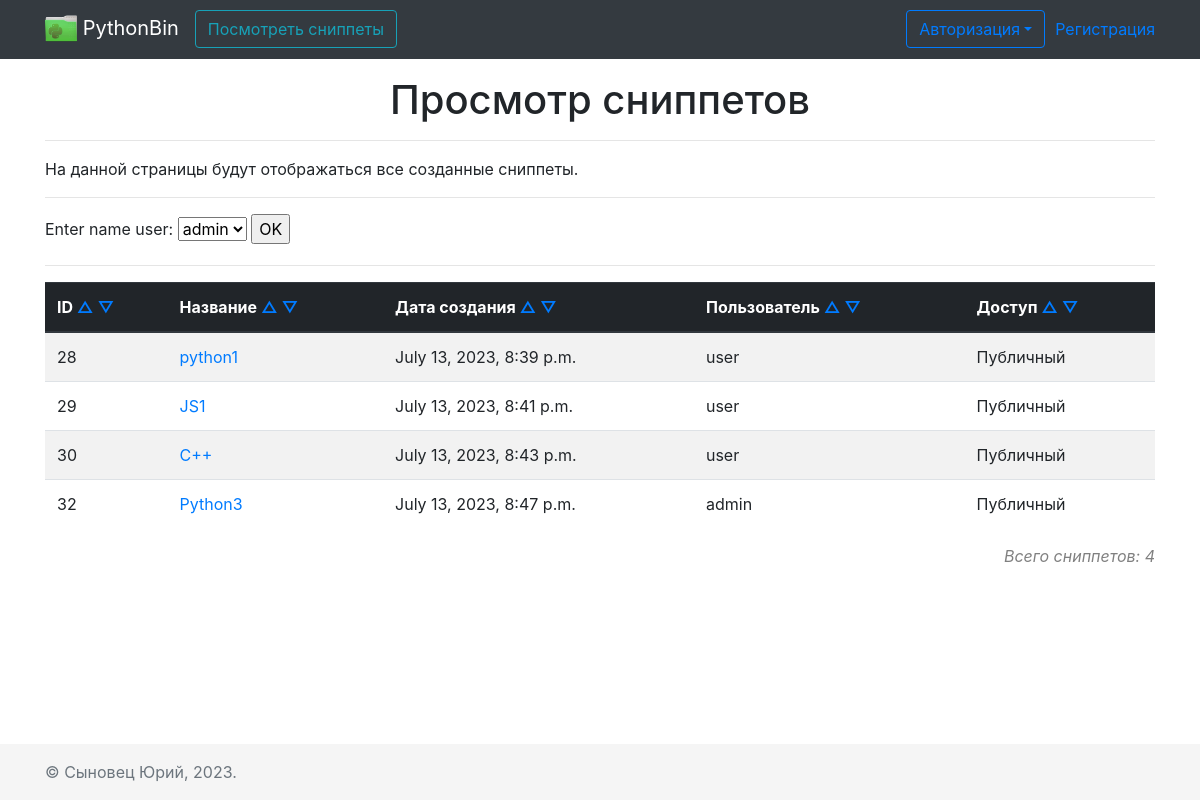
/snippets/list, run on an earlier commit of the app's database.
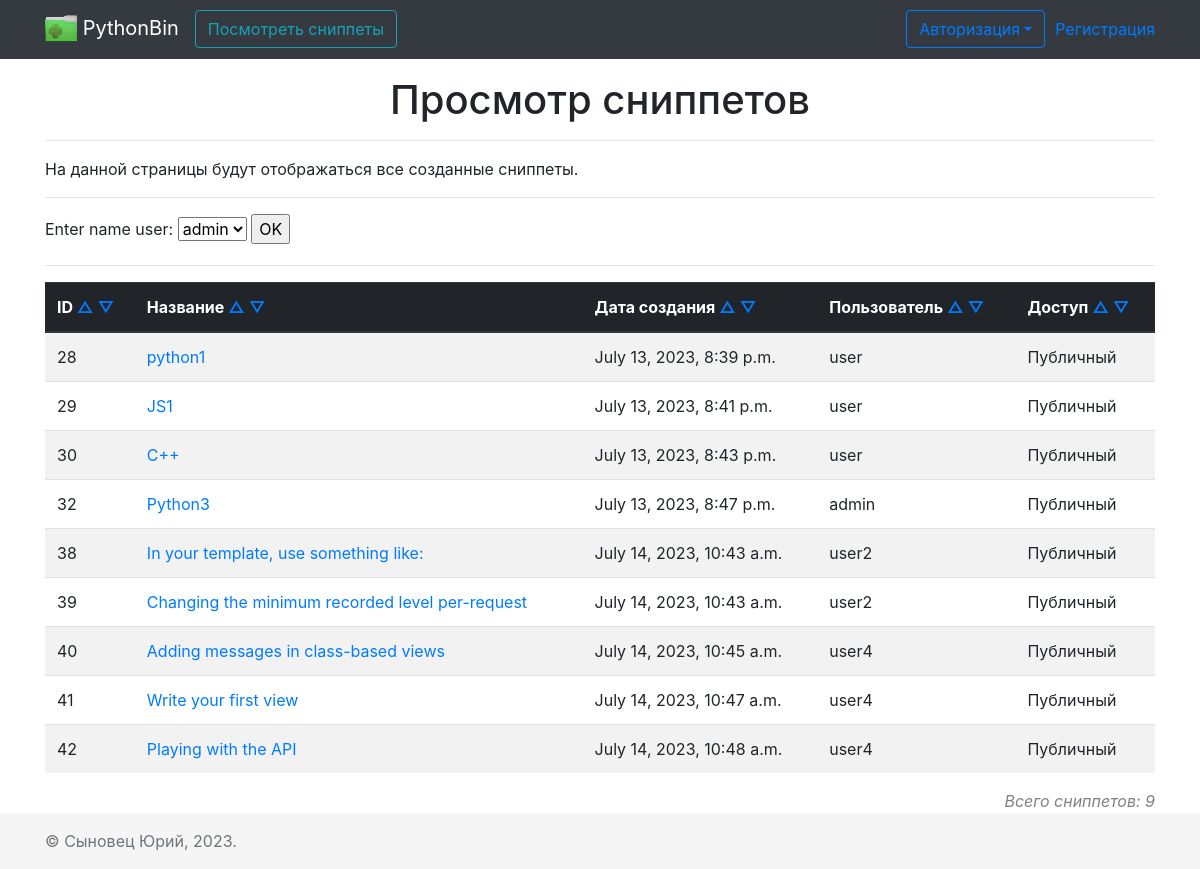
And on a later commit of the database.
### MainApp/models.py (models this page shows, shortened)
class Snippet(models.Model):
    name = models.CharField(max_length=100)
    lang = models.CharField(max_length=30, choices=LTNGS)
    code = models.TextField(max_length=5000)
    creation_date = models.DateTimeField(auto_now=True)
    user = models.ForeignKey(to=User, on_delete=models.CASCADE, blank=True, null=True)
    public = models.BooleanField(default=True)

### MainApp/views.py (the view)
# urls.py: path('snippets/list', views.snippets_page, name='snippets-list'),
def snippets_page(request):
    data = Snippet.objects.filter(public=True)
    users = User.objects.all()
    if request.user.is_authenticated:
        data = data | Snippet.objects.filter(user=request.user, public=False)
    context = {'pagename': 'Просмотр сниппетов',
               'snippets': data,
               'users': users}
    return render(request, 'pages/view_snippets.html', context)

### templates/pages/view_snippets.html (shortened to what this page needs)
{% extends "base.html" %}
{% load static %}
{% block content %}
<div class="container">
    <div class="row">
        <div class="col text-center">
            <h1>{{ pagename }}</h1>
            <hr>
        </div>
    </div>
    <div class="row">
        <div class="col">
            <p>На данной страницы будут отображаться все созданные сниппеты.</p>
            <hr>
        </div>
    </div>
    <div class="row">
        <div class="col">
            <form action="{% url 'snippet-user-sort' %}" method="post">
                <label for="team_name">Enter name user: </label>
                <select id="team_name" name="sort_user">
                    {% for user in users %}
                        <option value="{{ user }}">{{ user }}</option>
                    {% endfor %}
                </select>
              <input type="submit" value="OK" />
            </form>
            <hr>
        </div>
    </div>
    <div class="row">
        <div class="col">
            <table class="table table-striped">
                <thead class="thead-dark">
                <tr>
                    <th scope="col">ID
                        <a href="/listsort?sort=id&abc=1">△</a>
                        <a href="/listsort?sort=id&abc=0">▽</a>
                    </th>
                    <th scope="col">Название
                        <a href="/listsort?sort=name&abc=1">△</a>
                        <a href="/listsort?sort=name&abc=0">▽</a>
                    </th>
                    <th scope="col">Дата создания
                        <a href="/listsort?sort=creation_date&abc=1">△</a>
                        <a href="/listsort?sort=creation_date&abc=0">▽</a>
                    </th>
                    <th scope="col">Пользователь
                        <a href="/listsort?sort=user&abc=1">△</a>
                        <a href="/listsort?sort=user&abc=0">▽</a>
                    </th>
                    <th scope="col">Доступ
                        <a href="/listsort?sort=public&abc=1">△</a>
                        <a href="/listsort?sort=public&abc=0">▽</a>
                    </th>
                </tr>
                </thead>
                <tbody>
                {% for snippet in snippets %}
                <tr>
                    <td scope="row">{{ snippet.id }}</td>
                    <td>
                        <a href="{% url 'snippet-detail' id=snippet.id %}">{{ snippet.name }}</a>
                    </td>
                    <td>{{ snippet.creation_date }}</td>
                    <td>{{ snippet.user }}</td>
                    {% if snippet.public %}
                        <td>Публичный</td>
                    {% else %}
                        <td>Привытный</td>
                    {% endif %}
                </tr>
                {% endfor %}
                </tbody>
            </table>
            <div align="right">
                <i style="color: gray;">Всего сниппетов: {{ snippets.count }}</i>
            </div>
        </div>
    </div>
</div>
{% endblock %}

### templates/base.html (shortened to what this page needs)
<!doctype html>
{% load static %}
<html lang="ru" class="h-100">
<head>
    {% block style %}
        <link rel="stylesheet" href="{% static 'css/bootstrap.min.css' %}">
        <link rel="stylesheet" href="https://cdnjs.cloudflare.com/ajax/libs/font-awesome/6.2.0/css/all.min.css">
    {% endblock %}
</head>
<body class="d-flex flex-column h-100">
{% include 'inc/inc-header.html' %}
<main role="main" class="mt-3 flex-shrink-0">
    {% block content %}
    {% endblock %}
</main>
{% include 'inc/inc-footer.html' %}
</body>
</html>

### templates/inc/inc-header.html (shortened to what this page needs)
{% load static %}
<header>
    <nav class="navbar navbar-expand-md navbar-dark fixed-top bg-dark">
        <div class="container">
            <a class="navbar-brand" href="{% url 'home' %}">
                <img src="{% static 'images/logo.png' %}" width="32" height="32" alt="">
                PythonBin
            </a>
            <div class="collapse navbar-collapse" id="navbarCollapse">
                <ul class="navbar-nav mr-auto">
                    <li class="form-inline">
                        <a class="btn btn-outline-info" href="{% url 'snippets-list' %}">
                            Посмотреть сниппеты
                        </a>
                    </li>
                </ul>
            </div>
            {% if request.user.is_authenticated %}
                <span style="color: white">Welcome, {{request.user.username }}</span>
                <a href="{% url 'loguot' %}">loguot</a>
            {% else %}
                {% include 'inc/form_auth.html' %}
                <a style="padding-left: 10px" href="{% url 'register' %}" type="button">Регистрация</a>
            {% endif %}
        </div>
    </nav>
</header>

### templates/inc/form_auth.html (shortened to what this page needs)
<div class="navbar-nav mr-right nav-item dropdown dropdown-menu-right">
   <a class="btn btn-outline-primary my-2 my-sm-0 dropdown-toggle" href="#" id="navbarDropdown"
      role="button" data-toggle="dropdown" aria-haspopup="true" aria-expanded="false">Авторизация</a>
</div>

### templates/inc/inc-footer.html
<footer class="footer mt-auto py-3">
    <div class="container">
    <span class="text-muted">&copy; Сыновец Юрий, {% now "Y" %}.</span>
    </div>
</footer>

### templates/base.html (style rules this page uses)
main > .container { padding: 60px 15px 0; }
.footer { background-color: #f5f5f5; }
.footer > .container { padding-right: 15px; padding-left: 15px; }

What changed in the data, as far as the page shows it:
added Snippet: id "38", name "In your template, use something like:", creation_date "July 14, 2023, 10:43 a.m.", user "user2", public "Публичный"
added Snippet: id "39", name "Changing the minimum recorded level per-request", creation_date "July 14, 2023, 10:43 a.m.", user "user2", public "Публичный"
added Snippet: id "40", name "Adding messages in class-based views", creation_date "July 14, 2023, 10:45 a.m.", user "user4", public "Публичный"
added Snippet: id "41", name "Write your first view", creation_date "July 14, 2023, 10:47 a.m.", user "user4", public "Публичный"
added Snippet: id "42", name "Playing with the API", creation_date "July 14, 2023, 10:48 a.m.", user "user4", public "Публичный"
Also different on the page:
{{ snippets.count }}: "4" → "9"
